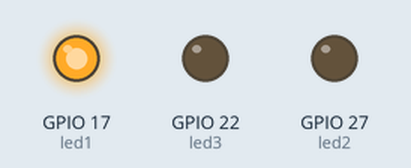
Bench run of a program on a simulated Raspberry Pi (BCM pin numbers). Parts: output pins drawn as LEDs (lit = HIGH).

Above: at 0.05 s.
At 1.45 s:
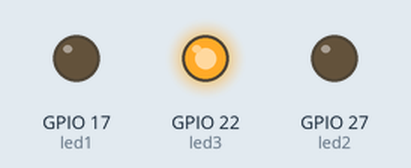
At 2.85 s:
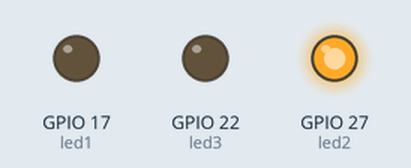
Timing chart, 0 to 3.1 s (numbered marks = the images above):
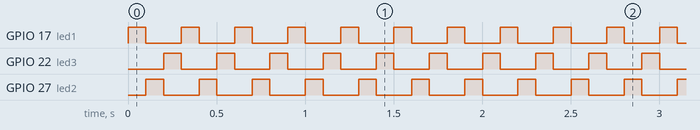

The program:

c4.py
```python
from gpiozero import LED
from time import sleep

led1= LED(17)
led2= LED(27)
led3= LED(22)
timer = 0.1

while True:
    led1.on()
    sleep(timer)
    led1.off()
    led2.on()
    sleep(timer)
    led2.off()
    led3.on()
    sleep(timer)
    led3.off()
```

Measured:
- by itself, GPIO 17 (led1), GPIO 22 (led3), GPIO 27 (led2): alternates HIGH for 0.10 s and LOW for 0.20 s
